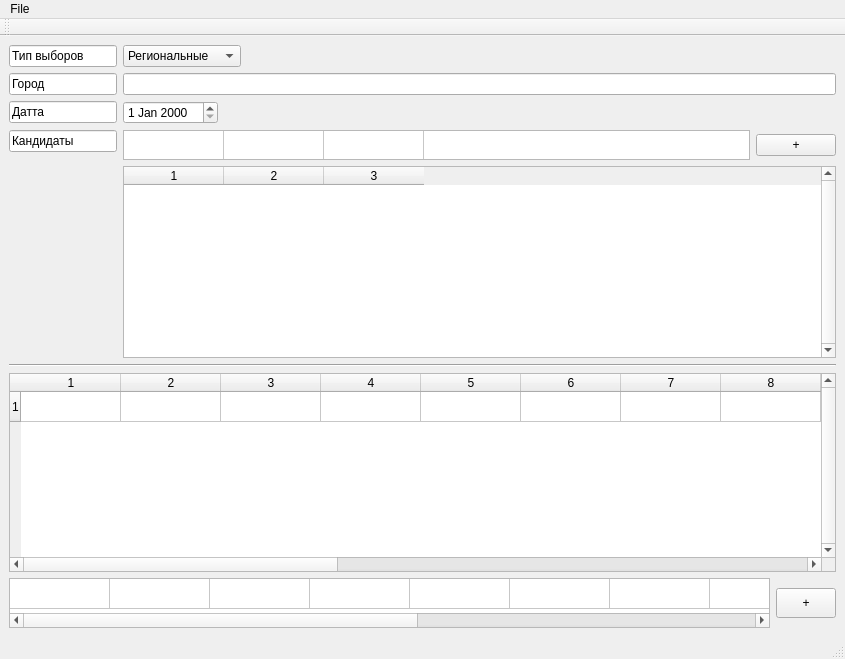
<?xml version="1.0" encoding="UTF-8"?>
<ui version="4.0">
 <class>EditJsonFile</class>
 <widget class="QMainWindow" name="EditJsonFile">
  <property name="geometry">
   <rect>
    <x>0</x>
    <y>0</y>
    <width>845</width>
    <height>659</height>
   </rect>
  </property>
  <property name="windowTitle">
   <string>MainWindow</string>
  </property>
  <widget class="QWidget" name="centralwidget">
   <property name="sizePolicy">
    <sizepolicy hsizetype="Maximum" vsizetype="Maximum">
     <horstretch>1</horstretch>
     <verstretch>1</verstretch>
    </sizepolicy>
   </property>
   <property name="autoFillBackground">
    <bool>true</bool>
   </property>
   <layout class="QHBoxLayout" name="horizontalLayout_2">
    <item>
     <layout class="QVBoxLayout" name="verticalLayout_3">
      <item>
       <layout class="QFormLayout" name="formLayout">
        <property name="sizeConstraint">
         <enum>QLayout::SetDefaultConstraint</enum>
        </property>
        <property name="fieldGrowthPolicy">
         <enum>QFormLayout::ExpandingFieldsGrow</enum>
        </property>
        <property name="rowWrapPolicy">
         <enum>QFormLayout::DontWrapRows</enum>
        </property>
        <property name="labelAlignment">
         <set>Qt::AlignJustify|Qt::AlignTop</set>
        </property>
        <item row="0" column="0">
         <widget class="QLineEdit" name="lineEdit">
          <property name="cursor">
           <cursorShape>ArrowCursor</cursorShape>
          </property>
          <property name="contextMenuPolicy">
           <enum>Qt::DefaultContextMenu</enum>
          </property>
          <property name="text">
           <string>Тип выборов</string>
          </property>
          <property name="dragEnabled">
           <bool>false</bool>
          </property>
          <property name="readOnly">
           <bool>true</bool>
          </property>
         </widget>
        </item>
        <item row="0" column="1">
         <widget class="QComboBox" name="comboBoxElectionType">
          <property name="currentIndex">
           <number>0</number>
          </property>
          <item>
           <property name="text">
            <string>Региональные</string>
           </property>
          </item>
          <item>
           <property name="text">
            <string>Презедентские</string>
           </property>
          </item>
         </widget>
        </item>
        <item row="2" column="0">
         <widget class="QLineEdit" name="lineEdit_2">
          <property name="cursor">
           <cursorShape>ArrowCursor</cursorShape>
          </property>
          <property name="contextMenuPolicy">
           <enum>Qt::DefaultContextMenu</enum>
          </property>
          <property name="text">
           <string>Город</string>
          </property>
          <property name="dragEnabled">
           <bool>false</bool>
          </property>
          <property name="readOnly">
           <bool>true</bool>
          </property>
         </widget>
        </item>
        <item row="2" column="1">
         <widget class="QLineEdit" name="lineEditElectionCity"/>
        </item>
        <item row="4" column="0">
         <widget class="QLineEdit" name="lineEdit_4">
          <property name="cursor">
           <cursorShape>ArrowCursor</cursorShape>
          </property>
          <property name="contextMenuPolicy">
           <enum>Qt::DefaultContextMenu</enum>
          </property>
          <property name="text">
           <string>Датта</string>
          </property>
          <property name="dragEnabled">
           <bool>false</bool>
          </property>
          <property name="readOnly">
           <bool>true</bool>
          </property>
         </widget>
        </item>
        <item row="4" column="1">
         <widget class="QDateEdit" name="dateEditElectionDate"/>
        </item>
        <item row="5" column="0">
         <widget class="QLineEdit" name="lineEdit_5">
          <property name="cursor">
           <cursorShape>ArrowCursor</cursorShape>
          </property>
          <property name="contextMenuPolicy">
           <enum>Qt::DefaultContextMenu</enum>
          </property>
          <property name="text">
           <string>Кандидаты</string>
          </property>
          <property name="dragEnabled">
           <bool>false</bool>
          </property>
          <property name="readOnly">
           <bool>true</bool>
          </property>
         </widget>
        </item>
        <item row="5" column="1">
         <layout class="QVBoxLayout" name="verticalLayout_2" stretch="0,1">
          <property name="sizeConstraint">
           <enum>QLayout::SetDefaultConstraint</enum>
          </property>
          <item>
           <layout class="QHBoxLayout" name="horizontalLayout_3">
            <item>
             <widget class="QTableWidget" name="tableWidgetAddCandidate">
              <property name="maximumSize">
               <size>
                <width>16777215</width>
                <height>30</height>
               </size>
              </property>
              <property name="autoFillBackground">
               <bool>false</bool>
              </property>
              <property name="rowCount">
               <number>1</number>
              </property>
              <property name="columnCount">
               <number>3</number>
              </property>
              <attribute name="horizontalHeaderVisible">
               <bool>false</bool>
              </attribute>
              <attribute name="horizontalHeaderHighlightSections">
               <bool>false</bool>
              </attribute>
              <attribute name="verticalHeaderVisible">
               <bool>false</bool>
              </attribute>
              <attribute name="verticalHeaderHighlightSections">
               <bool>false</bool>
              </attribute>
              <row/>
              <column/>
              <column/>
              <column/>
             </widget>
            </item>
            <item>
             <widget class="QPushButton" name="pushButtonAddCandidate">
              <property name="text">
               <string>+</string>
              </property>
             </widget>
            </item>
           </layout>
          </item>
          <item>
           <widget class="QTableWidget" name="tableWidgetCandidates">
            <property name="verticalScrollBarPolicy">
             <enum>Qt::ScrollBarAlwaysOn</enum>
            </property>
            <property name="showGrid">
             <bool>true</bool>
            </property>
            <property name="columnCount">
             <number>3</number>
            </property>
            <attribute name="horizontalHeaderCascadingSectionResizes">
             <bool>false</bool>
            </attribute>
            <attribute name="horizontalHeaderShowSortIndicator" stdset="0">
             <bool>true</bool>
            </attribute>
            <attribute name="verticalHeaderVisible">
             <bool>false</bool>
            </attribute>
            <attribute name="verticalHeaderHighlightSections">
             <bool>false</bool>
            </attribute>
            <column/>
            <column/>
            <column/>
           </widget>
          </item>
         </layout>
        </item>
       </layout>
      </item>
      <item>
       <widget class="Line" name="line">
        <property name="orientation">
         <enum>Qt::Horizontal</enum>
        </property>
       </widget>
      </item>
      <item>
       <widget class="QTableWidget" name="tableWidgetElectionResult">
        <property name="sizePolicy">
         <sizepolicy hsizetype="Expanding" vsizetype="Expanding">
          <horstretch>1</horstretch>
          <verstretch>1</verstretch>
         </sizepolicy>
        </property>
        <property name="verticalScrollBarPolicy">
         <enum>Qt::ScrollBarAlwaysOn</enum>
        </property>
        <property name="sortingEnabled">
         <bool>true</bool>
        </property>
        <property name="rowCount">
         <number>1</number>
        </property>
        <property name="columnCount">
         <number>20</number>
        </property>
        <row/>
        <column/>
        <column/>
        <column/>
        <column/>
        <column/>
        <column/>
        <column/>
        <column/>
        <column/>
        <column/>
        <column/>
        <column/>
        <column/>
        <column/>
        <column/>
        <column/>
        <column/>
        <column/>
        <column/>
        <column/>
       </widget>
      </item>
      <item>
       <layout class="QHBoxLayout" name="horizontalLayout" stretch="1,0">
        <item>
         <widget class="QTableWidget" name="tableWidgetAddResult">
          <property name="maximumSize">
           <size>
            <width>16777215</width>
            <height>50</height>
           </size>
          </property>
          <property name="rowCount">
           <number>1</number>
          </property>
          <property name="columnCount">
           <number>13</number>
          </property>
          <attribute name="horizontalHeaderVisible">
           <bool>false</bool>
          </attribute>
          <attribute name="horizontalHeaderHighlightSections">
           <bool>false</bool>
          </attribute>
          <attribute name="verticalHeaderVisible">
           <bool>false</bool>
          </attribute>
          <attribute name="verticalHeaderHighlightSections">
           <bool>false</bool>
          </attribute>
          <row/>
          <column/>
          <column/>
          <column/>
          <column/>
          <column/>
          <column/>
          <column/>
          <column/>
          <column/>
          <column/>
          <column/>
          <column/>
          <column/>
         </widget>
        </item>
        <item>
         <widget class="QPushButton" name="pushButtonAddResult">
          <property name="maximumSize">
           <size>
            <width>60</width>
            <height>30</height>
           </size>
          </property>
          <property name="text">
           <string>+</string>
          </property>
         </widget>
        </item>
       </layout>
      </item>
     </layout>
    </item>
   </layout>
  </widget>
  <widget class="QMenuBar" name="menubar">
   <property name="geometry">
    <rect>
     <x>0</x>
     <y>0</y>
     <width>845</width>
     <height>25</height>
    </rect>
   </property>
   <widget class="QMenu" name="menuEdit_json">
    <property name="title">
     <string>File</string>
    </property>
    <addaction name="actionSave_it"/>
    <addaction name="actionOpen_json"/>
   </widget>
   <addaction name="menuEdit_json"/>
  </widget>
  <widget class="QStatusBar" name="statusbar"/>
  <widget class="QToolBar" name="toolBar">
   <property name="windowTitle">
    <string>toolBar</string>
   </property>
   <attribute name="toolBarArea">
    <enum>TopToolBarArea</enum>
   </attribute>
   <attribute name="toolBarBreak">
    <bool>false</bool>
   </attribute>
  </widget>
  <action name="actionSave_it">
   <property name="text">
    <string>Save it</string>
   </property>
  </action>
  <action name="actionOpen_json">
   <property name="text">
    <string>Open json</string>
   </property>
  </action>
 </widget>
 <resources/>
 <connections/>
</ui>
